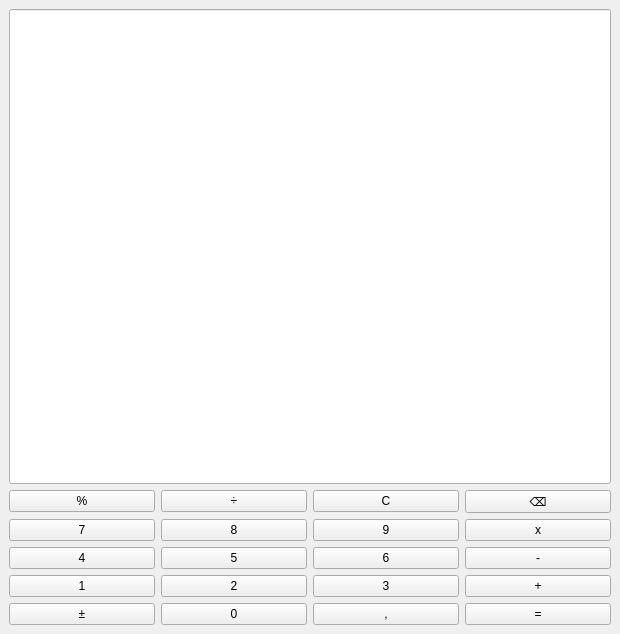
<?xml version="1.0" encoding="UTF-8"?>
<ui version="4.0">
 <class>MainWindow</class>
 <widget class="QMainWindow" name="MainWindow">
  <property name="geometry">
   <rect>
    <x>0</x>
    <y>0</y>
    <width>620</width>
    <height>634</height>
   </rect>
  </property>
  <property name="windowTitle">
   <string>MainWindow</string>
  </property>
  <widget class="QWidget" name="centralwidget">
   <layout class="QVBoxLayout" name="verticalLayout">
    <item>
     <widget class="QLineEdit" name="lineEdit">
      <property name="sizePolicy">
       <sizepolicy hsizetype="Expanding" vsizetype="Expanding">
        <horstretch>0</horstretch>
        <verstretch>0</verstretch>
       </sizepolicy>
      </property>
      <property name="minimumSize">
       <size>
        <width>0</width>
        <height>100</height>
       </size>
      </property>
     </widget>
    </item>
    <item>
     <layout class="QVBoxLayout" name="main_layout">
      <item>
       <layout class="QGridLayout" name="button_layout">
        <item row="3" column="2">
         <widget class="QPushButton" name="three_button">
          <property name="text">
           <string>3</string>
          </property>
         </widget>
        </item>
        <item row="2" column="1">
         <widget class="QPushButton" name="five_button">
          <property name="text">
           <string>5</string>
          </property>
         </widget>
        </item>
        <item row="3" column="1">
         <widget class="QPushButton" name="two_button">
          <property name="text">
           <string>2</string>
          </property>
         </widget>
        </item>
        <item row="3" column="0">
         <widget class="QPushButton" name="one_button">
          <property name="text">
           <string>1</string>
          </property>
         </widget>
        </item>
        <item row="4" column="3">
         <widget class="QPushButton" name="equal_button">
          <property name="text">
           <string>=</string>
          </property>
         </widget>
        </item>
        <item row="0" column="0">
         <widget class="QPushButton" name="mod_button">
          <property name="text">
           <string>%</string>
          </property>
         </widget>
        </item>
        <item row="4" column="2">
         <widget class="QPushButton" name="coma_button">
          <property name="text">
           <string>,</string>
          </property>
         </widget>
        </item>
        <item row="2" column="2">
         <widget class="QPushButton" name="six_button">
          <property name="text">
           <string>6</string>
          </property>
         </widget>
        </item>
        <item row="2" column="0">
         <widget class="QPushButton" name="four_button">
          <property name="text">
           <string>4</string>
          </property>
         </widget>
        </item>
        <item row="2" column="3">
         <widget class="QPushButton" name="minus_button">
          <property name="text">
           <string>-</string>
          </property>
         </widget>
        </item>
        <item row="0" column="3">
         <widget class="QPushButton" name="del_button">
          <property name="text">
           <string>⌫</string>
          </property>
         </widget>
        </item>
        <item row="1" column="2">
         <widget class="QPushButton" name="nine_button">
          <property name="text">
           <string>9</string>
          </property>
         </widget>
        </item>
        <item row="4" column="0">
         <widget class="QPushButton" name="neg_button">
          <property name="text">
           <string>±</string>
          </property>
         </widget>
        </item>
        <item row="3" column="3">
         <widget class="QPushButton" name="plus_button">
          <property name="text">
           <string>+</string>
          </property>
         </widget>
        </item>
        <item row="1" column="0">
         <widget class="QPushButton" name="seven_button">
          <property name="text">
           <string>7</string>
          </property>
         </widget>
        </item>
        <item row="0" column="2">
         <widget class="QPushButton" name="clear_button">
          <property name="text">
           <string>C</string>
          </property>
         </widget>
        </item>
        <item row="1" column="3">
         <widget class="QPushButton" name="times_button">
          <property name="text">
           <string>x</string>
          </property>
         </widget>
        </item>
        <item row="4" column="1">
         <widget class="QPushButton" name="zero_button">
          <property name="text">
           <string>0</string>
          </property>
         </widget>
        </item>
        <item row="1" column="1">
         <widget class="QPushButton" name="eight_button">
          <property name="text">
           <string>8</string>
          </property>
         </widget>
        </item>
        <item row="0" column="1">
         <widget class="QPushButton" name="div_button">
          <property name="text">
           <string>÷</string>
          </property>
         </widget>
        </item>
       </layout>
      </item>
     </layout>
    </item>
   </layout>
  </widget>
 </widget>
 <resources/>
 <connections/>
</ui>
